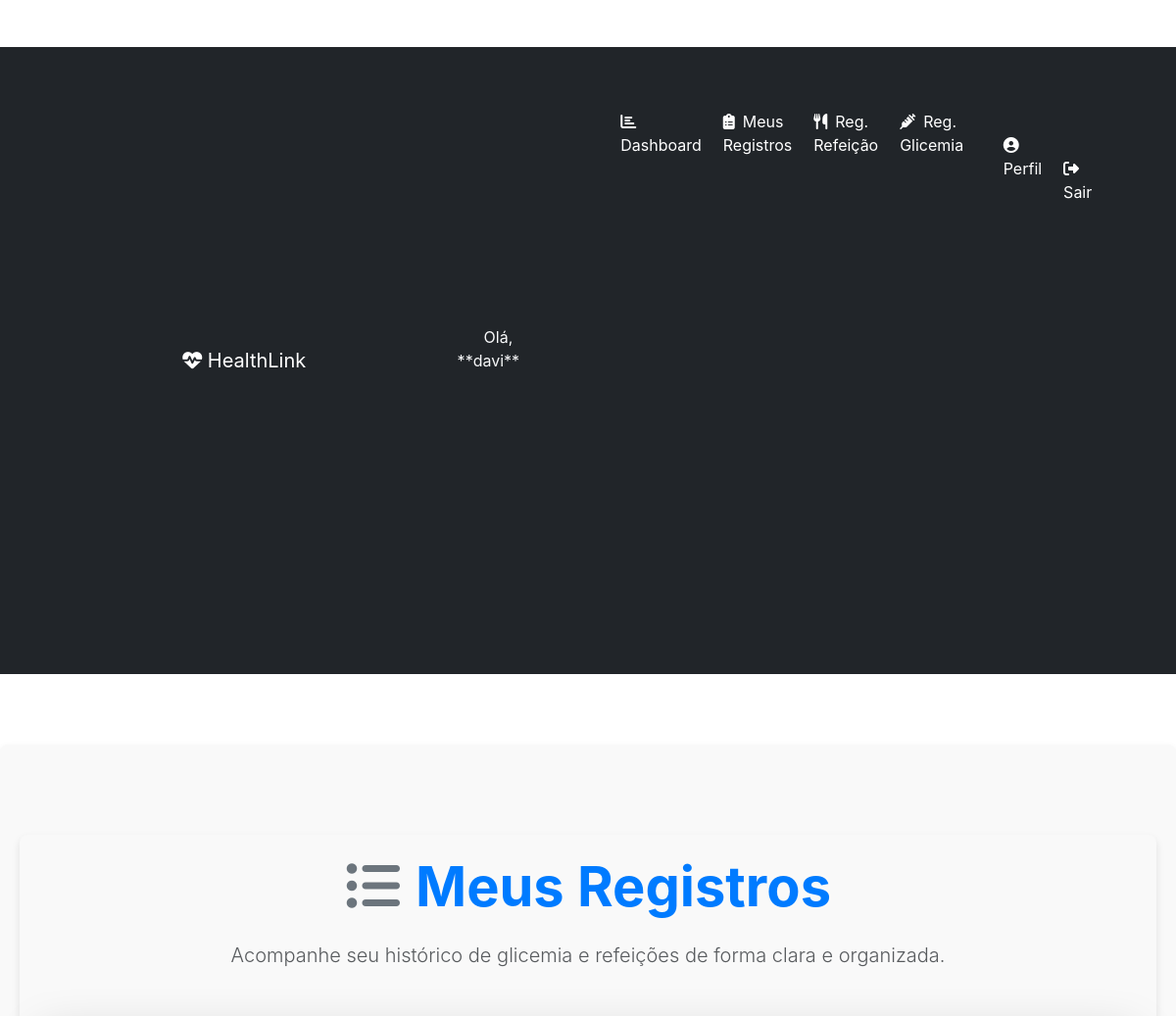
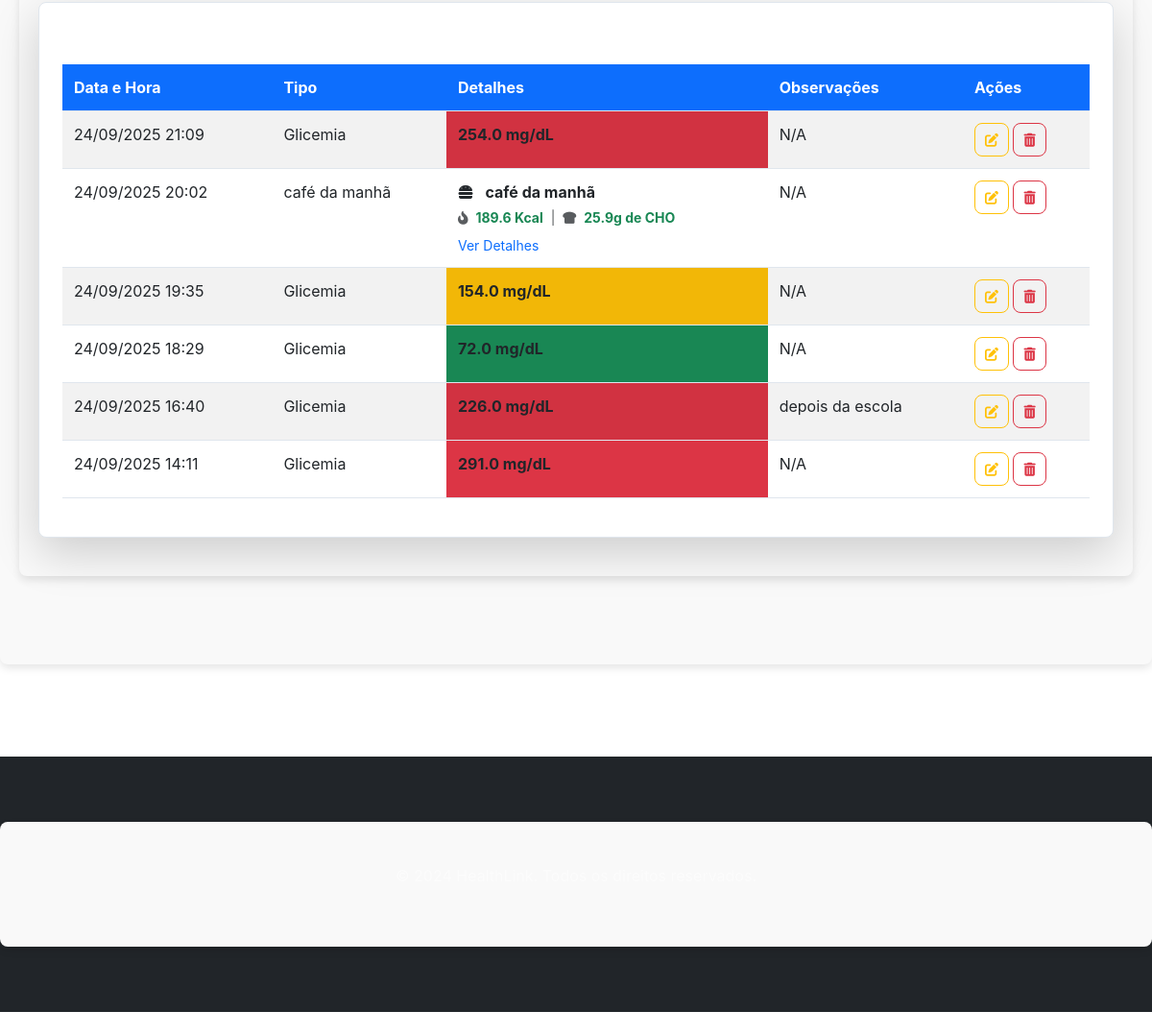
The page /registros (signed in) on the database its author committed (2 pictures, top to bottom).
### tables this page shows
CREATE TABLE users (
                    id INTEGER PRIMARY KEY,
                    username TEXT UNIQUE NOT NULL,
                    password_hash TEXT NOT NULL,
                    role TEXT NOT NULL DEFAULT 'paciente',
                    email TEXT,
                    nome TEXT,
                    razao_ic REAL,
                    fator_sensibilidade REAL,
                    data_nascimento TEXT,
                    sexo TEXT
                );

CREATE TABLE registros (
                    id INTEGER PRIMARY KEY,
                    user_id INTEGER NOT NULL,
                    data_hora TEXT NOT NULL,
                    tipo TEXT NOT NULL,
                    valor REAL,
                    observacoes TEXT,
                    alimentos_json TEXT,
                    total_calorias REAL,
                    total_carbs REAL,
                    FOREIGN KEY (user_id) REFERENCES users (id)
                );

### app.py (the view)
@app.route('/registros')
@login_required
def registros():
    registros_list = db_manager.carregar_registros(current_user.id)
    registros_formatados = []
    for registro in registros_list:
        tipo = registro.get('tipo')
        if tipo == 'Refeição':
            tipo_exibicao = registro.get('tipo_refeicao', 'Refeição')
        else:
            tipo_exibicao = tipo
        data_hora_str = registro.get('data_hora')
        if data_hora_str and isinstance(data_hora_str, str):
            try:
                registro['data_hora'] = datetime.fromisoformat(data_hora_str)
            except ValueError:
                pass
        registro['tipo_exibicao'] = tipo_exibicao
        registros_formatados.append(registro)
    return render_template(
        'registros.html',
        registros=registros_formatados,
        current_user=current_user,
        get_status_class=get_status_class
    )

### app.py (called while the page is built)
@login_manager.user_loader
def load_user(user_id):
    if db_manager:
        user_data = db_manager.carregar_usuario_por_id(int(user_id))
        if user_data:
            return User(
                id=user_data.get('id'),
                username=user_data.get('username'),
                password_hash=user_data.get('password_hash'),
                role=user_data.get('role'),
                email=user_data.get('email'),
                razao_ic=user_data.get('razao_ic', 1.0),
                fator_sensibilidade=user_data.get('fator_sensibilidade', 1.0),
                data_nascimento=user_data.get('data_nascimento'),
                sexo=user_data.get('sexo')
            )
    return None

def get_status_class(valor_glicemia):
    try:
        valor = float(valor_glicemia)
    except (ValueError, TypeError):
        return 'bg-secondary' # Retorna uma cor neutra se o valor for inválido
    if valor < 70:
        return 'bg-danger'  # Vermelho para hipoglicemia
    elif 70 <= valor <= 130:
        return 'bg-success' # Verde para normal
    elif 130 < valor <= 180:
        return 'bg-warning' # Amarelo para pré-hiper
    else:
        return 'bg-danger' # Vermelho para hiperglicemia

    @property
    def is_paciente(self):
        return self.role == 'user'

### database_manager.py (called while the page is built)
    def get_db_connection(self):
        conn = sqlite3.connect(self.db_path)
        conn.row_factory = sqlite3.Row
        return conn

    def carregar_registros(self, user_id):
        with self.get_db_connection() as conn:
            cursor = conn.cursor()
            cursor.execute("SELECT * FROM registros WHERE user_id = ? ORDER BY data_hora DESC", (user_id,))
            registros = cursor.fetchall()
            return [dict(row) for row in registros]

    def carregar_usuario_por_id(self, user_id: int) -> dict | None:
        conn = self.get_db_connection()
        user_data = conn.execute(
            "SELECT id, username, role, email, nome, razao_ic, fator_sensibilidade, data_nascimento, sexo FROM users WHERE id = ?",
            (user_id,)
        ).fetchone()
        conn.close()
        if user_data:
            return dict(user_data)
        return None

### templates/registros.html (shortened to what this page needs)
{% extends 'base.html' %}
{% block content %}
<div class="container my-5">
    <div class="text-center mb-5">
        <h1 class="display-4 fw-bold">
            <i class="fas fa-list-ul me-3 text-secondary"></i>Meus Registros
        </h1>
        <p class="lead text-muted">Acompanhe seu histórico de glicemia e refeições de forma clara e organizada.</p>
    </div>
    <div class="card p-4 shadow-lg rounded-3">
        <div class="table-responsive">
            <table class="table table-striped table-hover records-table">
                <thead>
                    <tr>
                        <th scope="col" class="text-white bg-primary rounded-top-start">Data e Hora</th>
                        <th scope="col" class="text-white bg-primary">Tipo</th>
                        <th scope="col" class="text-white bg-primary">Detalhes</th>
                        <th scope="col" class="text-white bg-primary">Observações</th>
                        <th scope="col" class="text-white bg-primary rounded-top-end">Ações</th>
                    </tr>
                </thead>
                <tbody>
                    {% if registros %}
                        {% for registro in registros %}
                        <tr>
                            <td>
                                {% if registro.data_hora %}
                                    {{ registro.data_hora.strftime('%d/%m/%Y %H:%M') }}
                                {% else %}
                                    N/A
                                {% endif %}
                            </td>
                            <td>{{ registro.tipo }}</td>
                            {% if registro.tipo == 'Glicemia' %}
                                <td class="glicemia-status {{ get_status_class(registro.valor) }}">
                                    <span class="fw-bold">{{ "%.1f"|format(registro.valor) }} mg/dL</span>
                                </td>
                            {% else %}
                                <td>
                                    <div class="d-flex flex-column">
                                        <div class="mb-1">
                                            <i class="fas fa-burger me-2"></i>
                                            <span class="fw-bold">{{ registro.tipo }}</span>
                                        </div>
                                        <small class="text-muted">
                                            <i class="fas fa-fire-alt me-1"></i>
                                            <span class="fw-bold text-success">{{ "%.1f"|format(registro.total_calorias) }} Kcal</span>
                                            <span class="mx-1">|</span>
                                            <i class="fas fa-bread-slice me-1"></i>
                                            <span class="fw-bold text-success">{{ "%.1f"|format(registro.total_carbs) }}g de CHO</span>
                                        </small>
                                        <a href="#" class="mt-2 text-decoration-none small" data-bs-toggle="modal" data-bs-target="#alimentosModal{{ registro.id }}">Ver Detalhes</a>
                                    </div>
                                </td>
                            {% endif %}
                            <td>{{ registro.observacoes if registro.observacoes else 'N/A' }}</td>
                            <td class="action-buttons">
                                <a href="{{ url_for('editar_registo', id=registro.id) }}" class="btn btn-sm btn-outline-warning">
                                    <i class="fas fa-edit"></i>
                                </a>
                                <form action="{{ url_for('excluir_registo', id=registro.id) }}" method="post"
                                    onsubmit="return confirm('Tem certeza que deseja excluir este registro?');"
                                    style="display: inline;">
                                    <button type="submit" class="btn btn-sm btn-outline-danger">
                                        <i class="fas fa-trash-alt"></i>
                                    </button>
                                </form>
                            </td>
                        </tr>
                        {% endfor %}
                    {% else %}
                        <tr>
                            <td colspan="5" class="text-center text-muted py-4">Nenhum registro encontrado.</td>
                        </tr>
                    {% endif %}
                </tbody>
            </table>
        </div>
    </div>
</div>
{% endblock %}

### templates/base.html (shortened to what this page needs)
<!DOCTYPE html>
<html lang="pt-br">
<head>
    <link href="https://cdn.jsdelivr.net/npm/bootstrap@5.3.0/dist/css/bootstrap.min.css" rel="stylesheet">
    <link rel="stylesheet" href="https://cdnjs.cloudflare.com/ajax/libs/font-awesome/6.4.0/css/all.min.css">
    <link rel="stylesheet" href="{{ url_for('static', filename='css/style.css') }}">
</head>
<body>
    <header>
        <nav class="navbar navbar-expand-lg navbar-dark bg-dark sticky-top">
            <div class="container-fluid">
                <a class="navbar-brand" href="{{ url_for('home') }}">
                    <i class="fas fa-heartbeat"></i> HealthLink
                </a>
                {% if current_user.is_authenticated %}
                <span class="navbar-text text-light d-none d-lg-block me-3">
                    Olá, **{{ current_user.username }}**
                </span>
                {% endif %}
                <div class="collapse navbar-collapse" id="navbarNav">
                    <ul class="navbar-nav ms-auto">
                        {% if current_user.is_authenticated %}
                            <li class="nav-item">
                                <a class="nav-link" href="{{ url_for('dashboard') }}"><i class="fas fa-chart-bar me-2"></i>Dashboard</a>
                            </li>
                            <li class="nav-item">
                                <a class="nav-link" href="{{ url_for('registros') }}"><i class="fas fa-clipboard-list me-2"></i>Meus Registros</a>
                            </li>
                            <li class="nav-item">
                                <a class="nav-link" href="{{ url_for('refeicao') }}"><i class="fas fa-utensils me-2"></i>Reg. Refeição</a>
                            </li>
                            <li class="nav-item">
                                <a class="nav-link" href="{{ url_for('registrar_glicemia') }}"><i class="fas fa-syringe me-2"></i>Reg. Glicemia</a>
                            </li>
                            <li class="nav-item">
                                <a class="nav-link" href="{{ url_for('perfil_paciente', paciente_id=current_user.id) }}"><i class="fas fa-user-circle me-2"></i>Perfil</a>
                            </li>
                            <li class="nav-item">
                                <a class="nav-link" href="{{ url_for('logout') }}"><i class="fas fa-sign-out-alt me-2"></i>Sair</a>
                            </li>
                        {% endif %}
                    </ul>
                </div>
            </div>
        </nav>
    </header>
    <main class="container my-4">
        {% block content %}{% endblock %}
    </main>
    <footer class="bg-dark text-white-50 py-4 mt-5">
        <div class="container text-center">
            <p>&copy; 2024 HealthLink. Todos os direitos reservados.</p>
        </div>
    </footer>
</body>
</html>

### static/css/style.css (style rules this page uses)
html, body { margin: 0; padding: 0; }
:root { --primary-color: #007bff; --primary-hover-color: #0056b3; --secondary-color: #6c757d; --secondary-hover-color: #5a6268; --background-color: #f0f8ff; --container-bg-color: #ffffff; --text-color: #344759; --border-color: #e0e6ed; --success-color: #28a745; --danger-color: #dc3545; --info-color: #17a2b8; --shadow: 0 4px 6px rgba(0, 0, 0, 0.1); }
html, body { height: 100%; margin: 0; font-family: -apple-system, BlinkMacSystemFont, "Segoe UI", Roboto, "Helvetica Neue", Arial, sans-serif; color: var(--text-color); box-sizing: border-box; }
.nav-link { color: white !important; }
.card { background-color: var(--container-bg-color); border: 1px solid var(--border-color); border-radius: 8px; padding: 20px; margin-bottom: 20px; text-align: left; }
h1, h2 { color: var(--primary-color); margin-bottom: 20px; text-align: center; }
h1 { font-size: 2.2em; }
p { line-height: 1.6; }
form { display: flex; flex-direction: column; gap: 15px; }
button, .btn { padding: 12px 20px; border-radius: 8px; cursor: pointer; font-size: 1em; font-weight: bold; text-decoration: none; transition: background-color 0.3s, transform 0.2s; }
.btn-sm { padding: 6px 10px; font-size: 0.875em; }
.table-responsive { overflow-x: auto; margin-top: 20px; }
.table { width: 100%; border-collapse: collapse; }
.table thead { background-color: #e9ecef; }
.table th, .table td { padding: 12px; text-align: left; border-bottom: 1px solid var(--border-color); }
.table th { font-weight: bold; background-color: #f2f2f2; }
.table tr:nth-child(even) { background-color: #f9f9f9; }
.container { max-width: 1200px; margin: 20px auto; padding: 20px; background-color: #f9f9f9; border-radius: 8px; box-shadow: 0 4px 8px rgba(0,0,0,0.1); }
table { width: 100%; border-collapse: collapse; margin-top: 20px; }
th, td { text-align: left; padding: 12px; border-bottom: 1px solid #ddd; }
th { background-color: #007bff; color: white; font-weight: bold; }
tr:nth-child(even) { background-color: #f2f2f2; }
.text-center { text-align: center; }
.mt-5 { margin-top: 3rem; }
.py-4 { padding-top: 1.5rem; padding-bottom: 1.5rem; }

### rows shown on the page
users: username "davi"
registros: data_hora "24/09/2025 21:09", tipo "Glicemia", valor "254.0", observacoes "N/A"
registros: data_hora "24/09/2025 20:02", tipo "café da manhã", total_calorias "189.6", total_carbs "25.9", observacoes "N/A"
registros: data_hora "24/09/2025 19:35", tipo "Glicemia", valor "154.0", observacoes "N/A"
registros: data_hora "24/09/2025 18:29", tipo "Glicemia", valor "72.0", observacoes "N/A"
registros: data_hora "24/09/2025 16:40", tipo "Glicemia", valor "226.0", observacoes "depois da escola"
registros: data_hora "24/09/2025 14:11", tipo "Glicemia", valor "291.0", observacoes "N/A"
